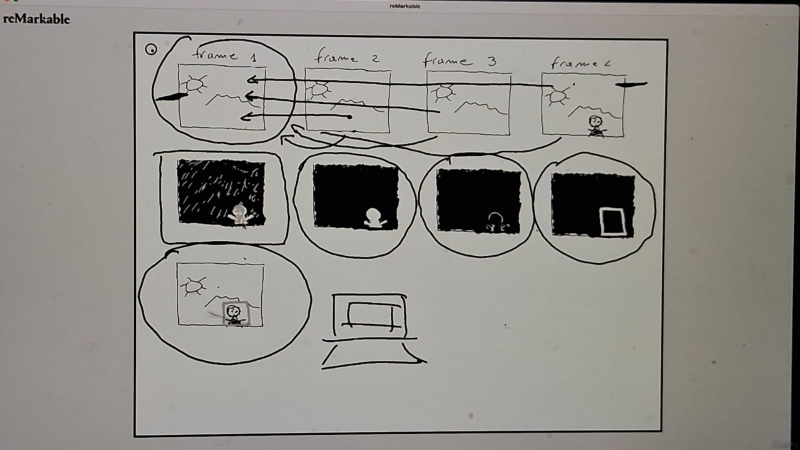
#> input picture code logic.jpeg, 1599 x 899 px, given in place of the camera (shown at 1/2 size)
$ python main.py
#> lines starting #> are read from the running program, lines starting #| are printed output that depends on the picture
import os

import cv2
#importing time to specify how long the cam shud be used
import time
from email_sending import send_email
import os
import glob
#we are importing threading coz in here we runnin 2 process at the same time
#(displaying cam and sending mail) causes cam to freeze threadin solves this
from threading import Thread


#opens and uses cam
# 0 here means your first cam incase you have 2 so 0 is integrated cam
#setups cam
video = cv2.VideoCapture(0)

# time.sleep is for how long it shud be open
# it pauses the execution of the current thread for 1 second
# helps avoid black image  incase it is too fast
time.sleep(1)

#we use this logic to create the first img frm which we will compare diff
#and tell if obj comes on cam
first_frame = None


status =0
status_list = []
count=1
#this func delets all images after task done
def clean_folder():
    images = glob.glob("images/*.png")
    for image in images:
        os.remove(image)

#---------- REFER FILE NAMED "CODE_LOGIC" TO UNDERSTAND   ------------*

#executes read func multiple times
#every iteration will be a frame

while True:
    status =0
    #check returns true if opening and takin pic worked
    #frame is the image captured it will be in numpy matrix
    check , frame = video.read()
#> frame is the input picture: shape (899, 1599, 3); mean B, G, R 137.1, 142.6, 145.1


    # converting images frm video processing to greyscale
    # to reduce load coz colour means more data
    gray_frame = cv2.cvtColor(frame, cv2.COLOR_BGR2GRAY)

    # makes calculations more efficent
    # gaussian blur
    # the 2nd arg here is amt of blur
    # the zero is standard deviation
    gray_frame_gau = cv2.GaussianBlur(gray_frame, (21, 21), 0)
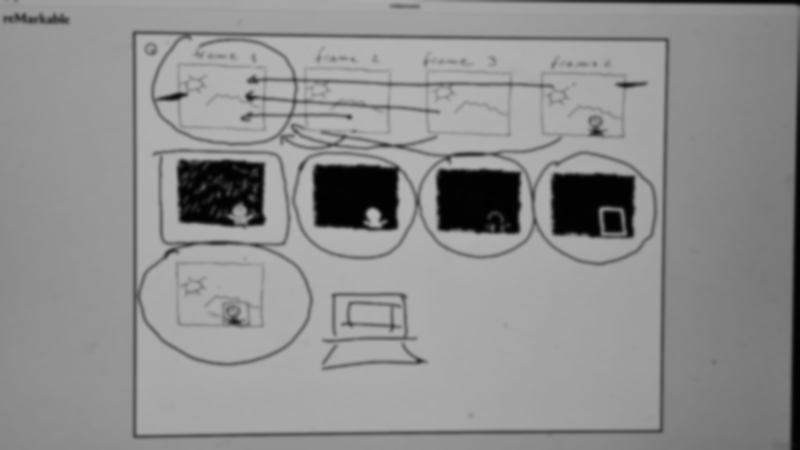
#> gray_frame_gau: shape (899, 1599) (shown at 1/2 size); min 1, max 182, mean 142.7


    #this logic ensures first frame of video is captured
    if first_frame is None:
        first_frame = gray_frame_gau


    #finding diff between first frame and rest
    delta_frame = cv2.absdiff(first_frame, gray_frame_gau)
#> delta_frame: shape (899, 1599); every value is 0

    # for white pixels having value 30 or higher we make them white which is 255 (these pixels are the obj)
    # cv2.thresh.... -> creates a binary image by setting pixels above a set threshold value to a maximum
    # value (usually 255/white) and all other pixels below the threshold to 0 (black)
    # this output will be list and we want to extract 2nd item so we add 1 t end
    # play witht the 30 value make sure obj is white and bg is black
    thresh_frame = cv2.threshold(delta_frame, 68, 255, cv2.THRESH_BINARY)[1]

    # removes noise, higher iteration no. - more noise removal
    dil_frame = cv2.dilate(thresh_frame, None, iterations=2)

    #shows the obj when it appears in cam
    cv2.imshow('my video ', dil_frame)


    #adding outline for the obj
    # Finds contours (continuous boundaries) in the dilated image.
    # cv2.RETR_TREE retrieves all contours and their hierarchy.
    # cv2.CHAIN_APPROX_SIMPLE compresses contour points to save memory.
    # 'contours' stores detected shapes, 'check' stores their hierarchy info.
    contours, check = cv2.findContours(dil_frame,cv2.RETR_TREE,cv2.CHAIN_APPROX_SIMPLE)
#> contours = []; check = None


    for contour in contours:
        if cv2.contourArea(contour) < 10000:
            continue
        #extracting the dimensions of the box created round the obj
        x, y, w, h = cv2.boundingRect(contour)
        rectangle = cv2.rectangle(frame, (x,y), (x+w, y+h), (0,255,0), 3)
        if rectangle.any():
            status = 1
            #taking photos everytime obj appears
            cv2.imwrite(f"images/{count}.png", frame)
            count+=1
            #fetching all images from folder * does the job
            all_images  = glob.glob(f"images/*.png")
            #finding middle image from list
            index = int(len(all_images)/2)
            #middle image
            object_image = all_images[index]
    status_list.append(status)
    status_list = status_list[-2:]

    if status_list[0] == 1 and status_list[1] == 0:
        print("JHJJJJJJJJJJ")
        #instead of calling func like this"send_email(object_image)" we use this line
        #comma is there in args becoz it must be a tuple
        email_thread = Thread(target=send_email, args=(object_image,))
        email_thread.daemon = True
        #doing this instead of normal clean_folder call
        clean_thread = Thread(target= clean_folder)
        email_thread.daemon = True

        #this calls the functions aboves ones are declaration
        email_thread.start()
        #can't call clean_folder here coz it will clear while mail is tryin to be sent.


    print(status_list)
    cv2.imshow('video', frame)
    key = cv2.waitKey(1)
#> (key q is pressed here)

    if key == ord('q'):
        break


video.release()
#> (the run stopped early here; a loop or call above may not have finished)
